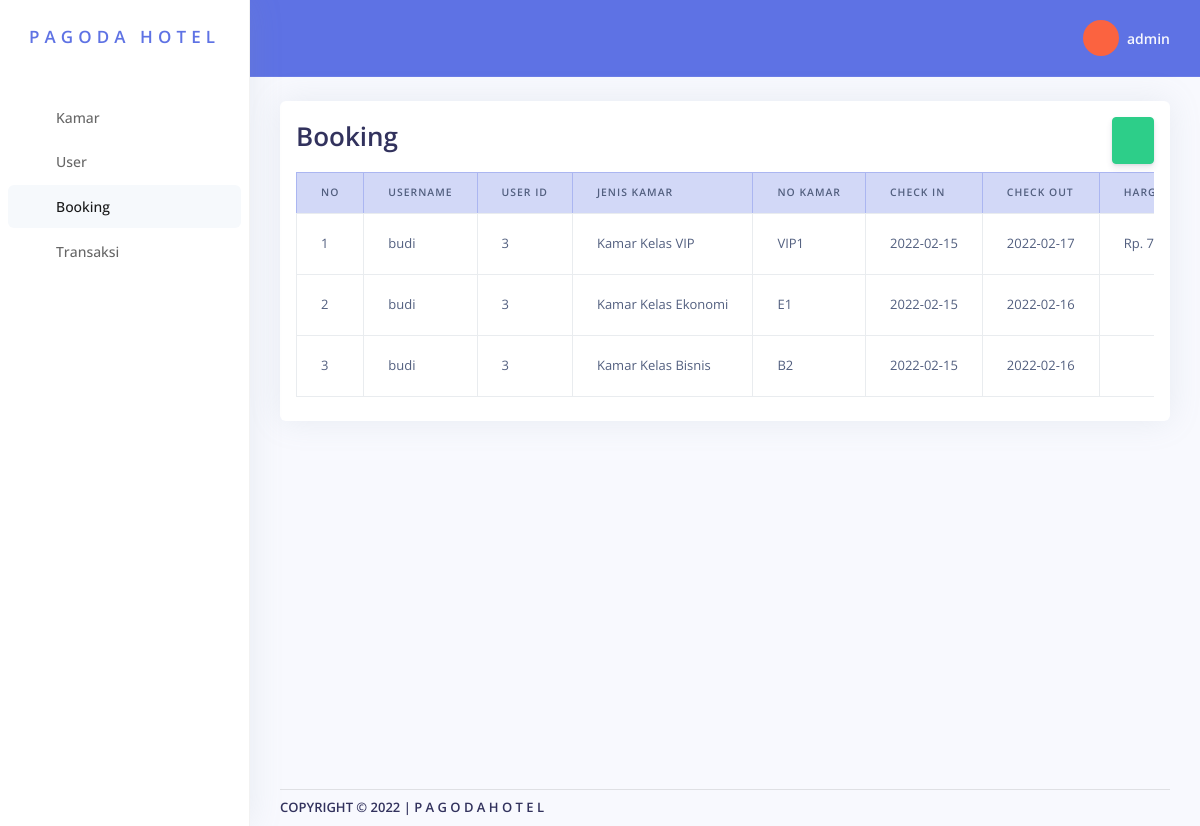
The page /admin/index.php?page=booking (signed in) on the database its author committed.
### tables this page shows
CREATE TABLE `user`  (
  `id_user` int NOT NULL AUTO_INCREMENT,
  `username` varchar(255) NOT NULL,
  `roles` enum('user','admin') NOT NULL,
  `password` varchar(255) NOT NULL,
  `email` varchar(255) NOT NULL,
  `no_telp` varchar(15) NOT NULL,
  `alamat` longtext NOT NULL,
  PRIMARY KEY (`id_user`) USING BTREE
);

### admin/page/booking.php (the view, shortened to what this page needs)
<div class="col-12">
<div class="card shadow p-3">
	<div class="d-flex justify-content-between">
		<h1>Booking</h1>
		<button type="button" class="btn  btn-success" onclick="tambah()"><i class="las la-plus fw-bold fs-1"></i></button>
	</div>
	<div class="table-responsive py-2">
		<table class="table align-items-center table-bordered">
			<thead class="table-primary">
				<tr>
					<th scope="col">No</th>
					<th scope="col">Username</th>
					<th scope="col">User ID</th>
					<th scope="col">Jenis Kamar</th>
					<th scope="col">No Kamar</th>
					<th scope="col">Check In</th>
					<th scope="col">Check Out</th>
					<th scope="col">Harga</th>
				</tr>
			</thead>
			<tbody>
				<?php
				$query = $koneksi->query("SELECT * FROM bookingVW ORDER BY check_in DESC");
				$i = 1;
				foreach ($query as $row) :
				?>
					<tr>
						<td><?= $i ?></td>
						<td><?= $row['username'] ?></td>
						<td><?= $row['id_user'] ?></td>
						<td>Kamar <?= $row['nama_jenis'] ?></td>
						<td><?= $row['no_kamar'] ?></td>
						<td><?= $row['check_in'] ?></td>
						<td><?= $row['check_out'] ?></td>
						<td>
                        </td>
					</tr>
				<?php $i++;
				endforeach; ?>
			</tbody>
		</table>
	</div>
</div>
</div>

### rows shown on the page
user: username "budi", id_user "3", nama_jenis "Kelas VIP", no_kamar "VIP1", check_in "2022-02-15", check_out "2022-02-17", nama_jenis "Kelas Ekonomi", no_kamar "E1", check_out "2022-02-16", nama_jenis "Kelas Bisnis", no_kamar "B2"

### other values the page prints
$_SESSION['username'] "admin"
